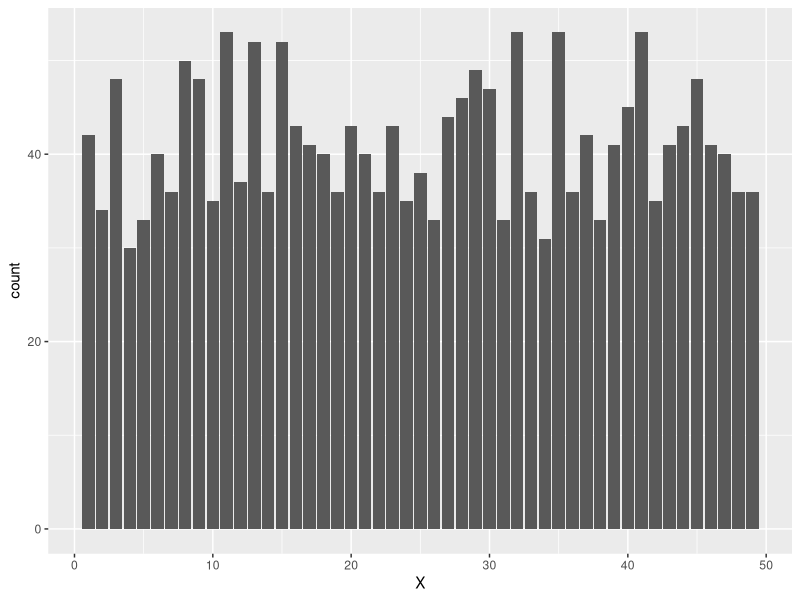
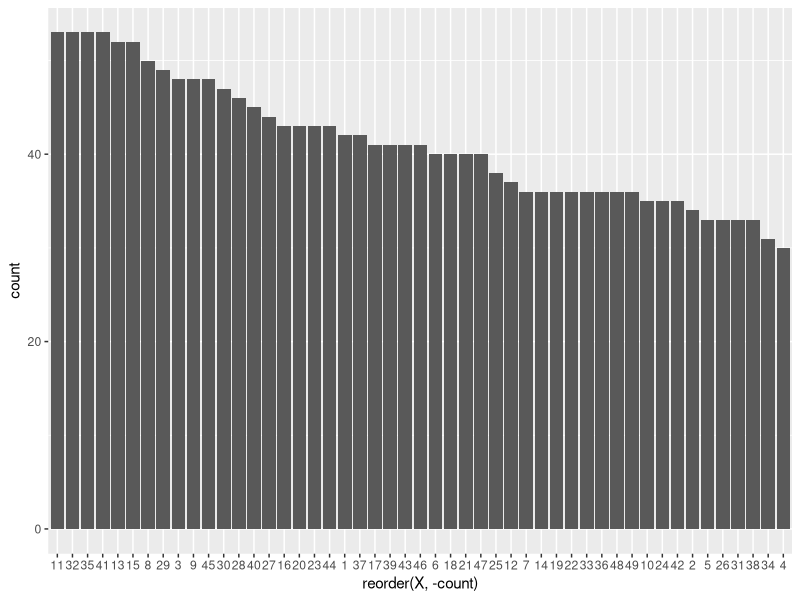
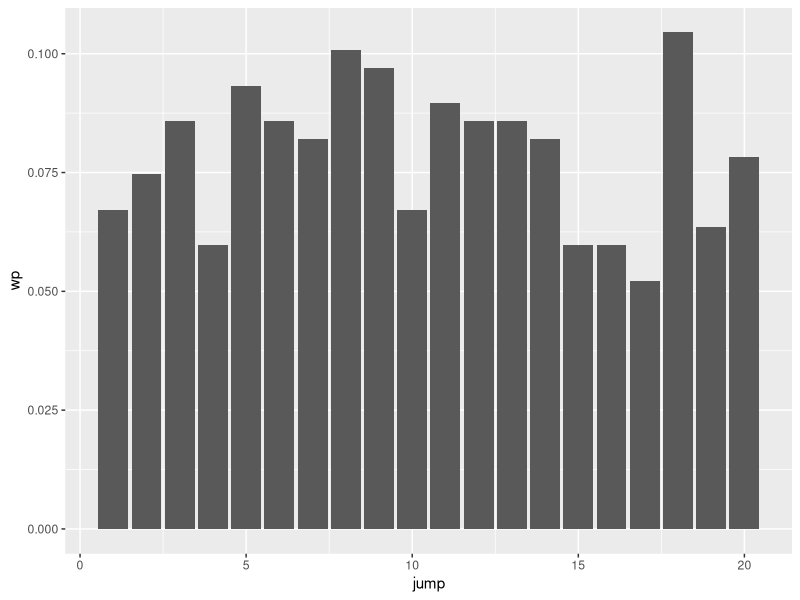
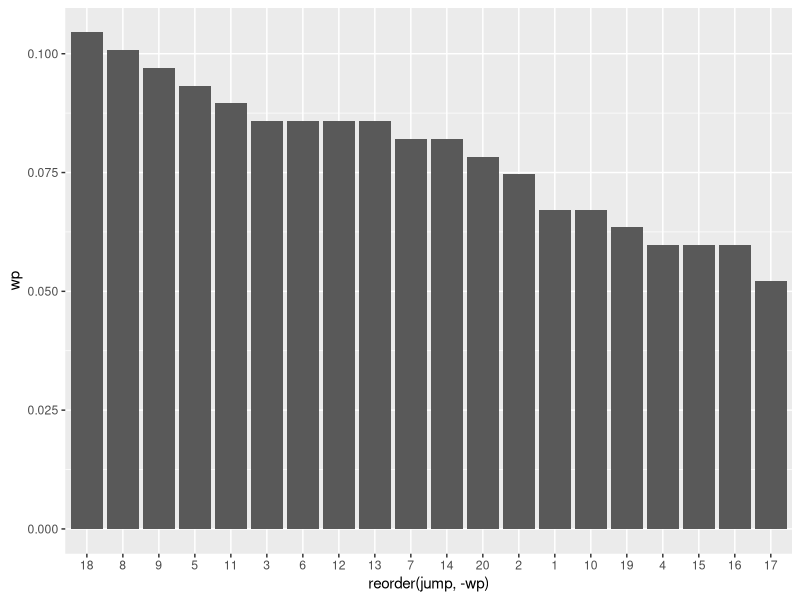
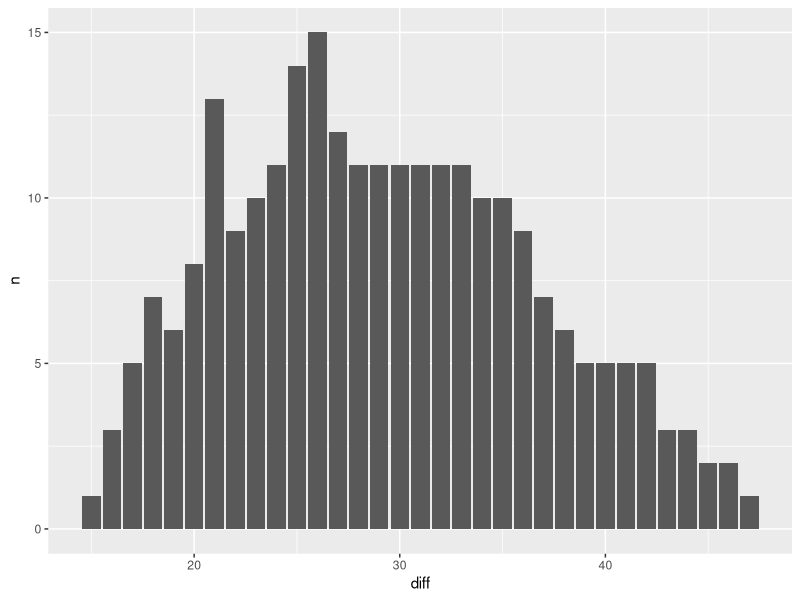

The R script that drew these images, in order:
# install.packages(c("dplyr","magrittr","tidyr","ggplot2"))

library(dplyr)
library(tidyr)
library(ggplot2)


lottery_df <- read.csv("lottery_df.csv")

# a(b(c(d)))
# d %>% c %>% b %>% a

View(lottery_df)
lottery_df %>% View


lottery_df %>% gather(key = Ball, value = X, X1:S) %>% arrange(Date) %>% 
  group_by(X) %>% summarise(count=n()) %>% ggplot(.) + geom_bar(mapping = aes(x=X,y=count),stat="identity")


lottery_df %>% gather(key = Ball, value = X, X1:S) %>% arrange(Date) %>% 
  group_by(X) %>% summarise(count=n()) %>% ggplot(.) + geom_bar(mapping = aes(x=reorder(X,-count),y=count),stat="identity")


lottery_df %>% gather(key = Ball, value = X, X1:S) %>% arrange(Date) %>% View

long.format.df = lottery_df %>% gather(key = Ball, value = X, X1:S) %>% arrange(Date)

long.format.df %>% select(Date,X) %>% mutate(N = 1) %>% spread(key = X, value = N, fill=0) %>% View

wide.format.df = long.format.df %>% select(Date,X) %>% mutate(N = 1) %>% spread(key = X, value = N, fill=0) 

wide.format.df %>% View
wide.format.df %>% select(-Date) %>% View

# write.csv(x = long.format.df,file = "long_format_df.csv")
# write.csv(x = wide.format.df,file = "wide_format_df.csv")

Xlist.df = lottery_df %>% select(X1:S) %>% as.matrix

################################################################
## Conditional Prob
################################################################

events = expand.grid(Z2=Xlist.df[1,],Z1=Xlist.df[2,])

for (i in 2:(NROW(Xlist.df)-2)){
  events = rbind(events,expand.grid(Z2=Xlist.df[i,],Z1=Xlist.df[i+1,]))
}

events.df = data.frame(events)
events.df %>% group_by(Z1,Z2) %>% summarise(N=n()) %>% spread(key = Z1,value = N,fill = 0) %>% View

events.wide.df = events.df %>% group_by(Z1,Z2) %>% summarise(N=n()) %>% spread(key = Z1,value = N,fill = 0) 

events.wide.df %>% select(15, 37, 35, 17, 45, 30, 41) %>% t %>% colSums %>% sort(decreasing = T,index.return=T) %>% .[["ix"]] %>% .[1:7]
events.wide.df %>% select(27, 40,  2, 35, 22,  1, 33) %>% t %>% colSums %>% sort(decreasing = T,index.return=T) %>% .[["ix"]] %>% .[1:7]
events.wide.df %>% select(15,  4, 20, 22, 28, 29,  1) %>% t %>% colSums %>% sort(decreasing = T,index.return=T) %>% .[["ix"]] %>% .[1:7]

predict.by.cond.prob = function(...){
  last.numbers = list(...)
  events.wide.df %>% select(last.numbers[[1]], last.numbers[[2]], last.numbers[[2]], last.numbers[[4]], last.numbers[[5]], last.numbers[[6]], last.numbers[[7]]) %>% 
    t %>% 
    colSums %>% 
    sort(decreasing = T,index.return=T) %>% 
    .[["ix"]] %>% 
    .[1:7]
}


results = c()
for (i in 1:(NROW(Xlist.df)-1)){
  predictions = do.call(predict.by.cond.prob,as.list(Xlist.df[i,]))
  results = c(results,length(which(predictions %in% Xlist.df[i-1,])))
}
length(which(results>2)) / length(results)
1 / (350 / 50 + 1)


################################################################
## Jump Sampling
################################################################


jump.sampling = function(k){
  events = expand.grid(Z2=Xlist.df[1,],Z1=Xlist.df[k+1,])
  
  for (i in 2:(NROW(Xlist.df)-k)){
    events = rbind(events,expand.grid(Z2=Xlist.df[i,],Z1=Xlist.df[i+k,]))
  }
  
  events.df = data.frame(events)
  
  events.wide.df = events.df %>% group_by(Z1,Z2) %>% summarise(N=n()) %>% spread(key = Z1,value = N,fill = 0) #%>% View
  events.wide.df
}

predict.by.cond.prob = function(prob.df,...){
  last.numbers = list(...)
  prob.df %>% select(last.numbers[[1]], last.numbers[[2]], last.numbers[[2]], last.numbers[[4]], last.numbers[[5]], last.numbers[[6]], last.numbers[[7]]) %>% 
    t %>% 
    colSums %>% 
    sort(decreasing = T,index.return=T) %>% 
    .[["ix"]] %>% 
    .[1:7]
}


jump_k = 2
prob.df=jump.sampling(jump_k)
results = c()
for (i in 1:(NROW(Xlist.df)-1)){
  predictions = do.call(predict.by.cond.prob,
                        c(list(prob.df=prob.df),as.list(Xlist.df[i,])))
  results = c(results,length(which(predictions %in% Xlist.df[i-1,])))
}
length(which(results>2)) / length(results)
1 / (350 / 50 + 1)


jump_results = c()
for (jump_k in 1:20){
  prob.df=jump.sampling(jump_k)
  results = c()
  for (i in 1:(NROW(Xlist.df)-20)){
    predictions = do.call(predict.by.cond.prob,
                          c(list(prob.df=prob.df),as.list(Xlist.df[i,])))
    results = c(results,length(which(predictions %in% Xlist.df[i-1,])))
  }
  jump_results = rbind(jump_results,c(jump=jump_k,wp=length(which(results>2)) / length(results)))
}

jump_results %>% head

jump_results %>% as.data.frame %>% ggplot(.) + geom_bar(mapping = aes(x=jump,y=wp),stat="identity")

jump_results %>% as.data.frame %>% ggplot(.) + geom_bar(mapping = aes(x=reorder(jump,-wp),y=wp),stat="identity")


################################################################
## coverage testing
################################################################

wide.format.mat = wide.format.df %>% select(-Date) %>% as.matrix

first_converage_results = c()
for (i in (1:NROW(wide.format.mat))){
  # print("~~~~~~~~~~~~~~~~~~~")
  # print(i)
  j = i
  covered = F
  while (!covered & j<NROW(wide.format.mat)){
    j = j+1
    # print(j)
    if ((wide.format.mat[i:j,] %>% colSums %>% min) > 0){
      first_converage_results = rbind(first_converage_results,c(i=i,j=j,diff=j-i))
      covered = T
    }
  }
}


first_converage_results_df = data.frame (first_converage_results)
first_converage_results_df %>% group_by(diff) %>% summarise(n=n()) %>% ggplot(.) + geom_bar(mapping = aes(x=diff,y=n),stat="identity")


################################################################
## coverage testing
################################################################

wide.format.mat = wide.format.df %>% select(-Date) %>% as.matrix

all_ngram_sum = c()
for (k in 2:50){
  for (i in (1:(NROW(wide.format.mat)-k+1))){
    # print("~~~~~~~~~~~~~~~~~~~")
    # print(i)
    j = i+k-1
    ngram_sum = wide.format.mat[i:j,] %>% colSums %>% sort(decreasing = T) %>% paste0(collapse = "|")
    all_ngram_sum =rbind(all_ngram_sum,c(k=k,i=i,j=j,ngram_sum=ngram_sum))
  }
}


all_ngram_sum_df = all_ngram_sum %>% data.frame(stringsAsFactors = F)
all_ngram_sum_df$ngram_sum
all_ngram_sum_df$k = as.integer(all_ngram_sum_df$k)
all_ngram_sum_df$i = as.integer(all_ngram_sum_df$i)
all_ngram_sum_df$j = as.integer(all_ngram_sum_df$j)

write.csv(all_ngram_sum_df,"all_ngram_sum_df.csv")

all_ngram_sum_df %>% group_by(k,ngram_sum) %>% summarise(n=n()) %>% arrange(-n) %>% View


gb_df = all_ngram_sum_df %>% group_by(k,ngram_sum) %>% summarise(n=n()) %>% arrange(-n)


write.csv(gb_df,"gb_all_ngram_sum_df.csv")



all_ngram_sum_df %>% arrange(i) %>% View

wide_sum_all_ngram_sum_df = all_ngram_sum_df %>% select(i,k,ngram_sum) %>% spread(key=k,value=ngram_sum) 

names(wide_sum_all_ngram_sum_df) <- c("i",paste0("X",2:50))
names(wide_sum_all_ngram_sum_df)

wide_sum_all_ngram_sum_df %>% group_by(X2,X3) %>% summarise(n=n()) %>% arrange(-n) %>% View
wide_sum_all_ngram_sum_df %>% group_by(X3,X4) %>% summarise(n=n()) %>% arrange(-n) %>% View
wide_sum_all_ngram_sum_df %>% group_by(X2,X4) %>% summarise(n=n()) %>% arrange(-n) %>% View


